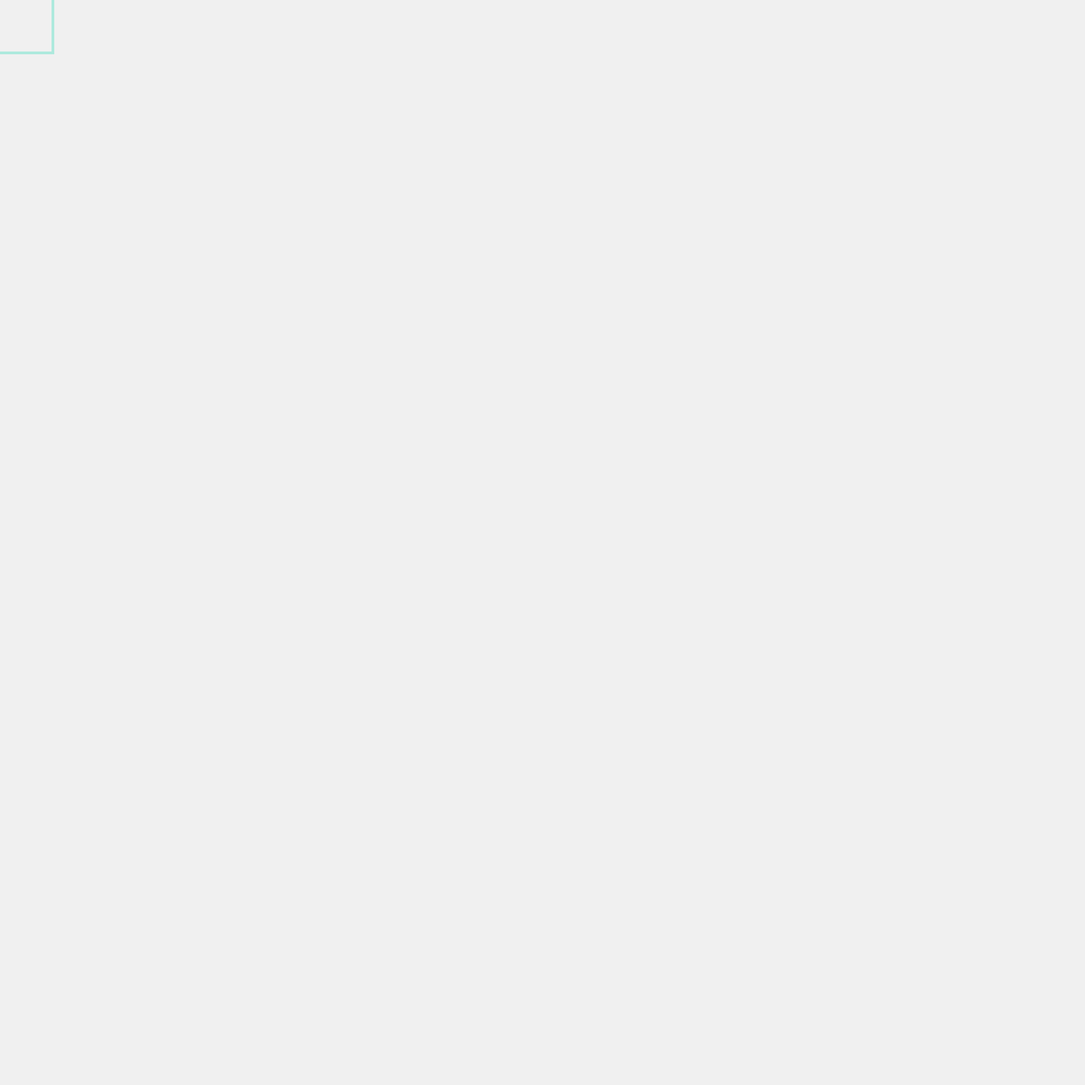
Frame 1 (no input)
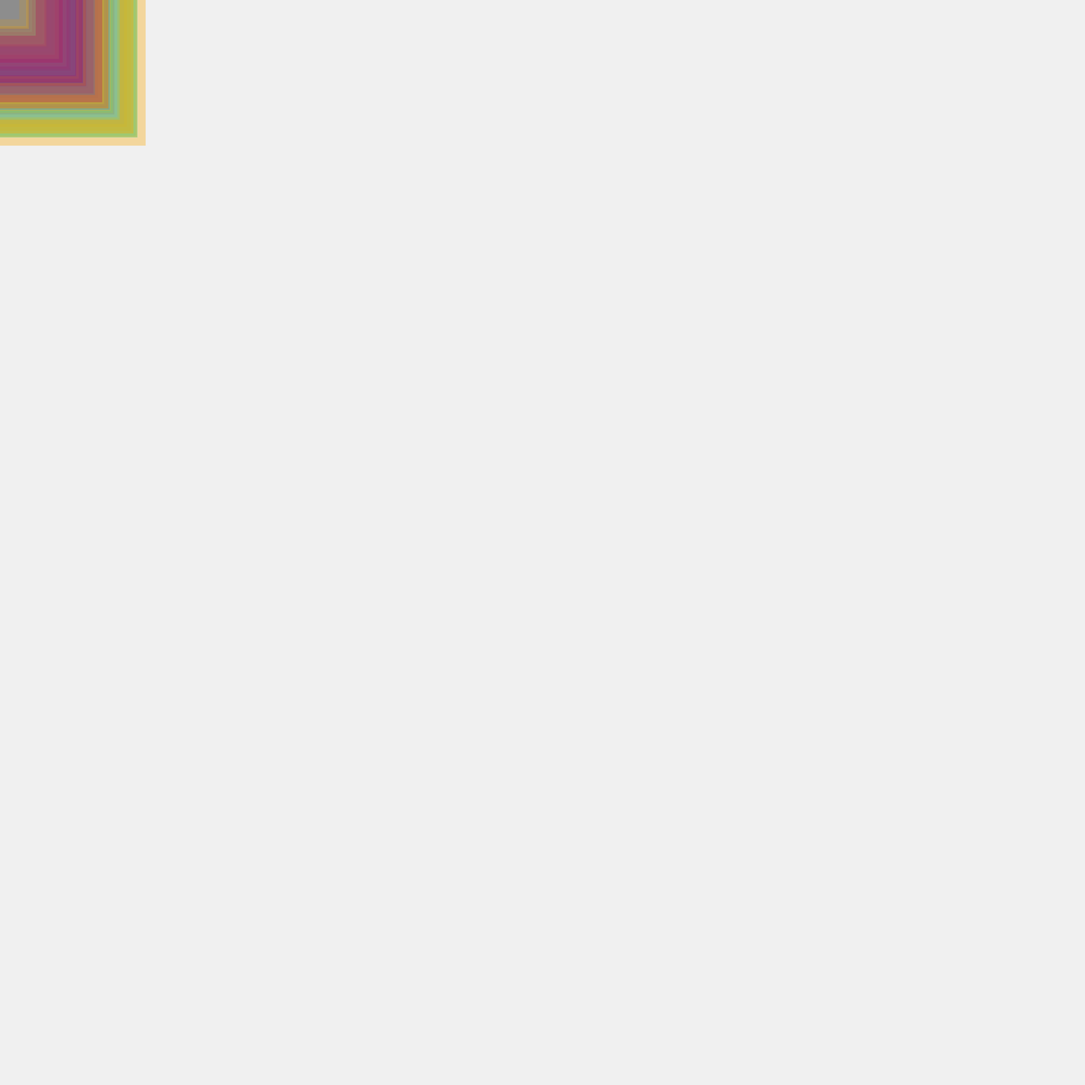
Frame 60 (the mouse pressed at the canvas centre just before this capture)
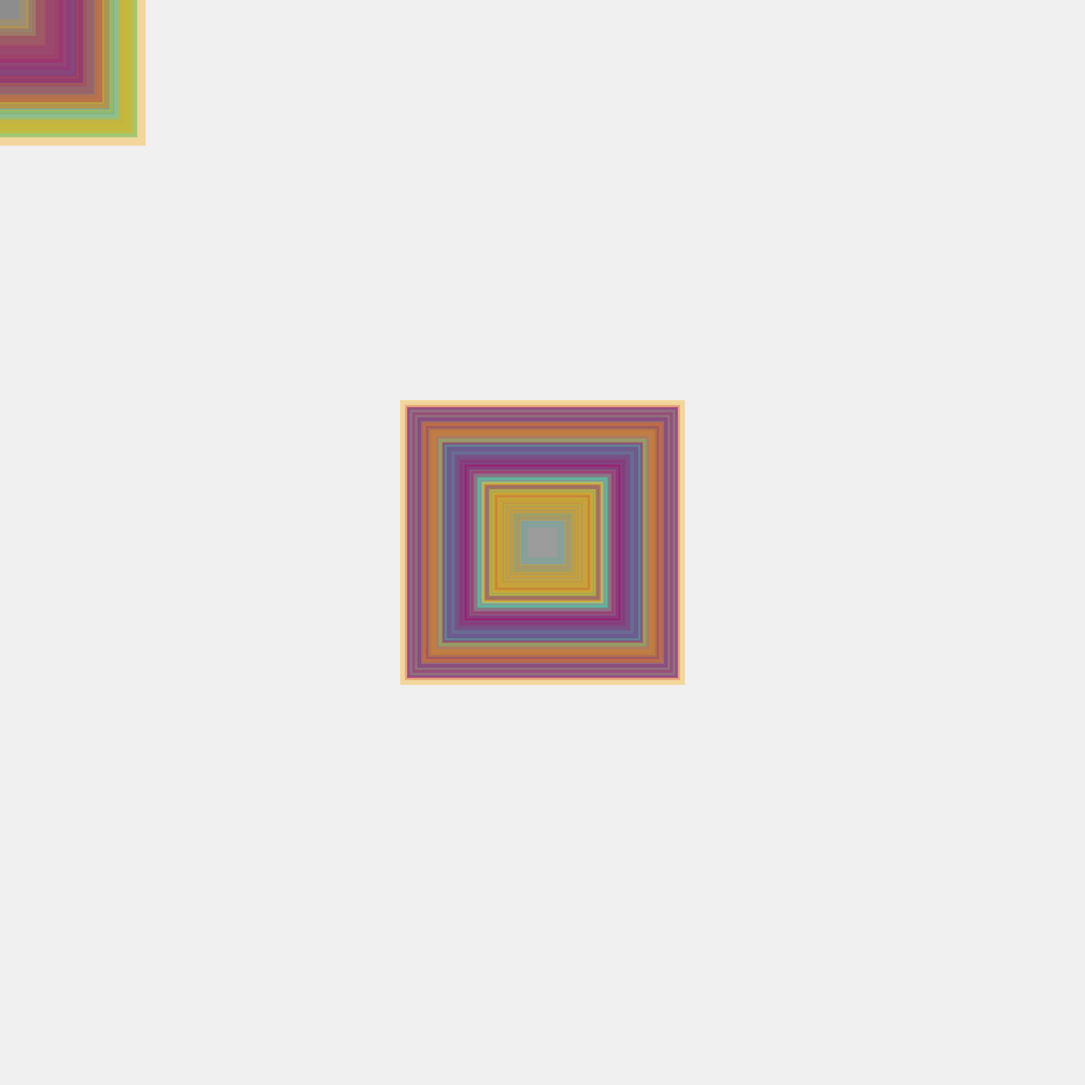
Frame 120 (the mouse held since frame 60 and released just before this capture)

The Processing sketch that drew these frames (run headless with seeded random() and noise(); from frame 60 on, the mouse is pressed at the canvas centre):

// Processing sketch: Jadu_Final
// ── Jadu_Final.pde
RandomColor[] colors=new RandomColor[5];

int [] randStrokeWeight = {5,25,50,100};
RandomStroke[] strokes=new RandomStroke[4];
float squareSize = 100;
float radius = 100;
void setup() 
{
  size(2000, 2000);
  background(240);
  rectMode(CENTER);
  strokeCap(SQUARE);
  ellipseMode(CENTER);
  
  //Not using Loops as color values are rather different and do not follow a pattern in difference.
  
  colors[0]=new RandomColor(0,0,0,50);//black
  colors[1]=new RandomColor(0,140,250,70);//blue
  colors[2]=new RandomColor(11,102,35,80);//forest green
  colors[3]=new RandomColor (255,255,255,100);//white
  colors[4]=new RandomColor(255,255,0,100);//yellow

  strokes[0]=new RandomStroke(124,17,126,90);//new purple
  strokes[1]=new RandomStroke(180,30,90,90);//magenta
  strokes[2]=new RandomStroke(52,222,187,90);//teal
  strokes[3]=new RandomStroke(249,166,2,90);//gold
  
  
}
void draw() 
{
  strokeWeight(0);
  if(mouseButton==RIGHT)
  {
    frameRate(4);
    //growing ellipse on holding mouse
    if(mousePressed)
    {
      noStroke();
      int i=(int)random(0,5);
      int j=(int)random(0,100);
      //adding stroke with a probability of appearing 1 in 5 times
      if(j>20)
      {
        colors[i].display();
      }
      else
      {
        stroke(0,50);
      }
      ellipse(mouseX, mouseY, radius, radius); 
      radius += 3;
    }
    else//function that will execute when mouse is released
    {
      mouseReleased();
    }
  }
  else
  {
      frameRate(4);
      int j=(int)random(0,4);
      strokes[j].display();
      int i=(int)random((randStrokeWeight.length-1));
      int k=(int)random(0,100);
      //having a file with a probability of appearing 1 in 5 times
      if(k>20)
      {
        noFill();
      }
      else
      {
        fill(127.5, 127.5, 127.5, 30);
      }
      strokeWeight(randStrokeWeight[i]);
      squareSize=random(100, 500);
      rect(mouseX, mouseY, squareSize, squareSize);
  }
}
//DRAWS CIRCLEs WITH RADIUS 100 WHEN MOUSE IS RELEASED IN CASE OF RIGHT MOUSE RELEASE- A
void mouseReleased()
{
  noStroke();
  int i=(int)random(0,4);
  int j=(int)random(0,100);
  if(j>20)
  {
    colors[i].display();
  }
  else
  {
    stroke(0,50);
  }
  radius=random(100,500);//RANDOMIZING THE CIRCLE SIZE BETWEEN 100 AND 1000 - A
  ellipse(mouseX, mouseY, radius, radius);
 }
//class for random colors
//PLEASE DO NOT CHANGE ANYTHING BEYOND THIS LINE - A
class RandomColor
{
  int r;
  int g;
  int b;
  int op;
  //constructor
  RandomColor(int red, int green, int blue, int opacity)
  {
    r=red;
    g=green;
    b=blue;
    op=opacity;
  }
  //method for fill
  void display()
  {
    fill(r,g,b,op);
  }
}
//class for Random Srokes
class RandomStroke
{
  int r;
  int g;
  int b;
  int op;
  //constructor
  RandomStroke(int red, int green, int blue, int opacity)
  {
    r=red;
    g=green;
    b=blue;
    op=opacity;
  }
  //method for stroke
 void display()
  {
    stroke(r,g,b,op);
  }
}
